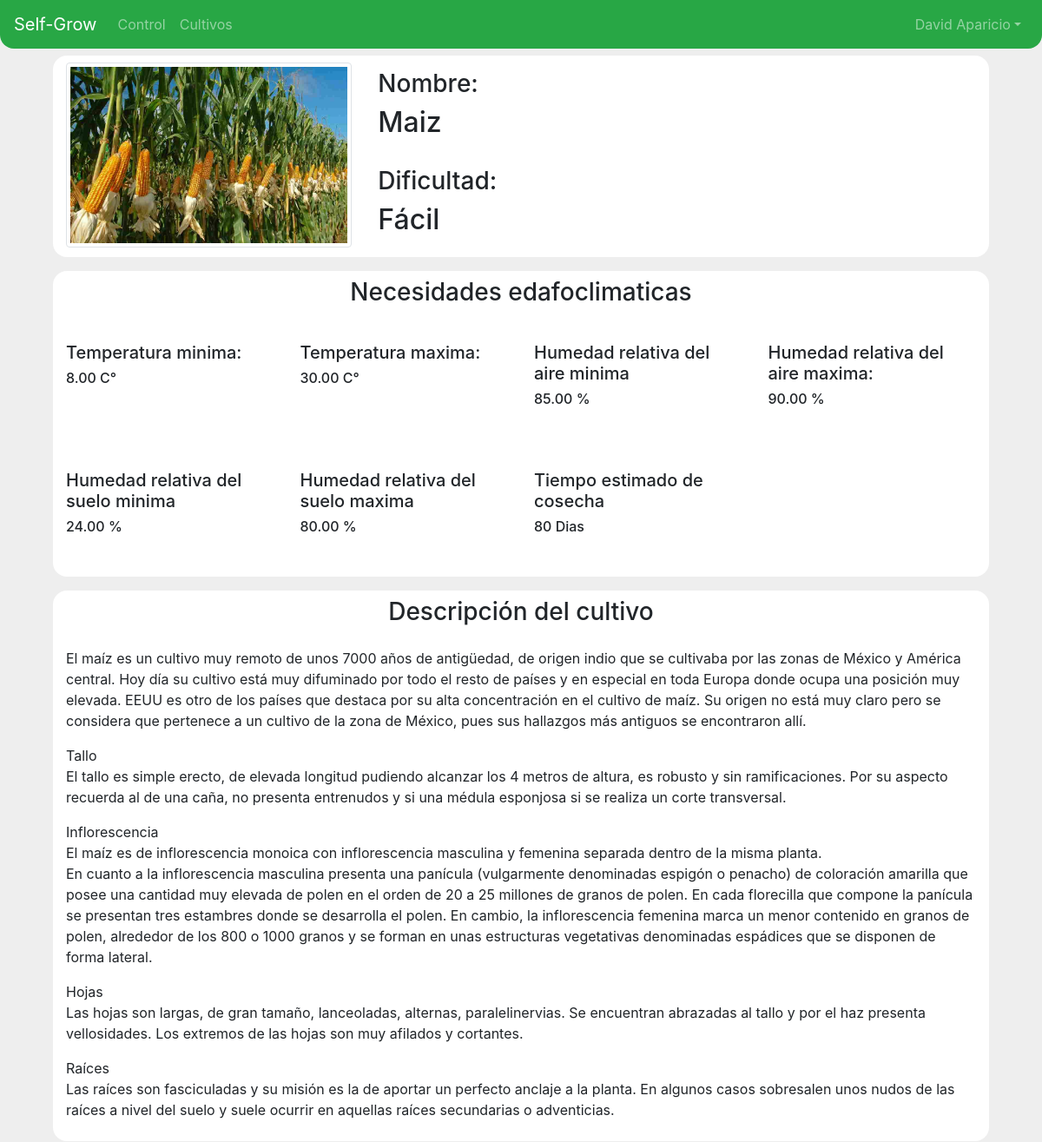
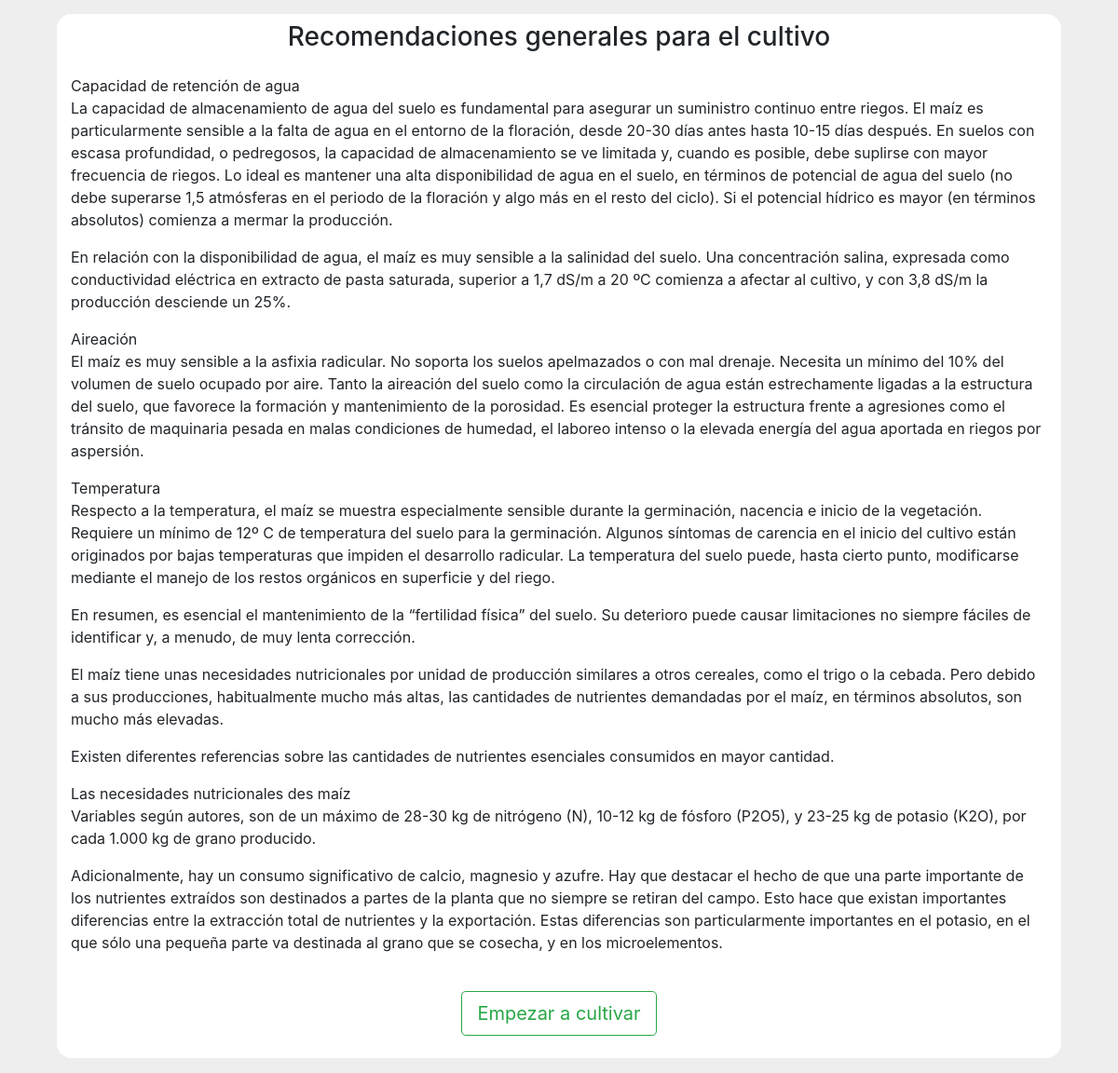
The page /cultivos/1 (signed in) on the database its author committed (2 pictures, top to bottom).
### usuarios/models.py (models this page shows, shortened)
class Usuario(AbstractUser):
    token = models.CharField(verbose_name='Token de conexión API Blynk', max_length=50)

### cultivos/models.py (models this page shows, shortened)
class Cultivo(models.Model):
    dificultades = (
        ('F', 'Fácil'),
        ('M', 'Medio'),
        ('E', 'Experimentado')
    )
    nombre = models.CharField(verbose_name='Nombre del cultivo', max_length=50)
    descripcion = models.TextField(verbose_name='Descripcion del cultivo', blank=True)
    foto = models.ImageField(verbose_name='Foto', upload_to='fotos_cultivos/', height_field=None, width_field=None, max_length=None)
    temp_max = models.DecimalField(verbose_name='Temperatura maxima del cultivo', max_digits=4, decimal_places=2)
    temp_min = models.DecimalField(verbose_name='Temperatura minima del cultivo', max_digits=4, decimal_places=2)
    hum_aire_max = models.DecimalField(verbose_name='Humedad del aire maxima', max_digits=4, decimal_places=2)
    hum_aire_min = models.DecimalField(verbose_name='Humedad del aire minima', max_digits=4, decimal_places=2)
    hum_suelo_max = models.DecimalField(verbose_name='Humedad del suelo maxima', max_digits=4, decimal_places=2)
    hum_suelo_min = models.DecimalField(verbose_name='Humedad del suelo minima', max_digits=4, decimal_places=2)
    tiempo_cosecha = models.IntegerField(verbose_name="Tiempo estimado de cosecha")
    recomendaciones_generales = models.TextField(verbose_name='Recomendaciones generales para el cultivo', blank=True)
    dificultad = models.CharField(verbose_name='Dificultad del cultivo', choices=dificultades, max_length=50)

### cultivos/views.py (the view)
# urls.py: re_path(r'^cultivos/(?P<pk>\d+)$', CultivoDetailView.as_view(), name='detalle_cultivo')
class CultivoDetailView(DetailView):
    model = Cultivo

### cultivos/templates/cultivos/cultivo_detail.html (shortened to what this page needs)
{% extends 'base.html' %}
{% load static %}
{% block style_content %}
<link rel="stylesheet" href="{% static 'css/CultivoDetail.css' %}">
<link rel="stylesheet" href="{% static 'css/CultivoRegistro.css' %}">
{% endblock style_content %}
{% block content %}
    <section id="section-container">
        <div class="container">
            <div class="row fila">
                <div class="col-12 col-md-4">
                    <img src="{{ cultivo.foto.url }}" alt="Responsive image" class="img-thumbnail">
                </div>
                <div class="col-12 col-md-6 column ¿">
                    <h3>Nombre:</h3>
                    <h2>{{ cultivo.nombre }}</h2><br>
                    <h3>Dificultad:</h3>
                    <h2>{{ cultivo.get_dificultad_display }}</h2>
                </div>
            </div>
            <div class="row fila ">
                <div class="col-12 text-center">
                    <h3>Necesidades edafoclimaticas</h3>
                </div>
                <div class="col-12 col-md-6 col-lg-3 colDatos">
                    <h5>Temperatura minima:</h5>
                    <h6>{{ cultivo.temp_min }} C°</h6>
                </div>
                <div class="col-12 col-md-6 col-lg-3 colDatos">
                    <h5>Temperatura maxima:</h5>
                    <h6>{{ cultivo.temp_max }} C°</h6>
                </div>
                <div class="col-12 col-md-6 col-lg-3 colDatos">
                    <h5>Humedad relativa del aire minima </h5>
                    <h6>{{ cultivo.hum_aire_min }} %</h6>
                </div>
                <div class="col-12 col-md-6 col-lg-3 colDatos">
                    <h5>Humedad relativa del aire maxima:</h5>
                    <h6>{{ cultivo.hum_aire_max}} %</h6>
                </div>
                <div class="col-12 col-md-6 col-lg-3 colDatos">
                    <h5>Humedad relativa del suelo minima</h5>
                    <h6>{{ cultivo.hum_suelo_min }} %</h6>
                </div>
                <div class="col-12 col-md-6 col-lg-3 colDatos">
                    <h5>Humedad relativa del suelo maxima </h5>
                    <h6>{{ cultivo.hum_suelo_max }} %</h6>
                </div>
                <div class="col-12 col-md-6 col-lg-3 colDatos">
                    <h5>Tiempo estimado de cosecha </h5>
                    <h6>{{cultivo.tiempo_cosecha}} Dias</h6>
                </div>
            </div>
            <div class="row fila">
                <div class="col-12 text-center">
                    <h3>Descripción del cultivo</h3>
                </div>
                <div class="col-12">
                    <p>{{ cultivo.descripcion|linebreaks }}</p>
                </div>
            </div>
            <div class="row fila justify-content-center">
                <div class="col-12 text-center">
                    <h3>Recomendaciones generales para el cultivo</h3>
                </div>
                <div class="col-12 mt-3">
                    {{ cultivo.recomendaciones_generales|linebreaks }}
                </div>
                <button type="button" class="btn btn-outline-success btn-lg mt-4 mb-3">Empezar a cultivar</button>
            </div>
        </div>
    </section>
{% endblock content %}

### templates/base.html (shortened to what this page needs)
<!DOCTYPE html>
<html lang="en">
	<head>
		{% load static %}
		<link rel="stylesheet" href="https://stackpath.bootstrapcdn.com/bootstrap/4.5.0/css/bootstrap.min.css">
		<link rel="stylesheet" href="{% static 'css/base.css' %}">
		{% block style_content %}
		{% endblock style_content %}
	</head>
	<body>
		<header id="header-container">
			<div class="container-fluid">
				<nav class="navbar navbar-expand-lg navbar-dark bg-success fixed-top">
					<a class="navbar-brand" href="">Self-Grow</a>
					<div class="collapse navbar-collapse justify-content-between" id="navbarNavDropdown">
						<ul class="navbar-nav">
							<li class="nav-item {{active_pacientes}}">
								<a class="nav-link" href="{% url 'cultivos:control' %}">Control</a>
							</li>
							<li class="nav-item {{active_historias}}">
								<a class="nav-link" href="{% url 'cultivos:listar_cultivos' %}"">Cultivos</a>
							</li>
						</ul>
						<ul class="navbar-nav">
							<li class="nav-item dropdown">
								<a class="nav-link dropdown-toggle" data-toggle="dropdown" href="#" role="button" aria-haspopup="true" aria-expanded="false">{{user.first_name}} {{user.last_name}}</a>
							</li>
						</ul>
					</div>
				</nav>
			</div>
		</header>
		{% block content %}
		{% endblock content %}
	</body>
</html>

### static/css/base.css (style rules this page uses)
* { font-size: 16px; }
body { background-color: #eee; }
nav { border-radius: 0 0 1em 1em; }
#header-container { margin-bottom: 4em; }

### cultivos/static/css/CultivoDetail.css (style rules this page uses)
.fila { margin: 1em; background-color: white; border-radius: 1em; padding: 0.5em 0 0.5em 0; }
.colDatos { margin: 2em 0; }

### cultivos/static/css/CultivoRegistro.css (style rules this page uses)
#section-container { margin: 1em 0; }
.column { border-radius: 1em; background: white; padding-top: 0.5em; padding-bottom: 0.5em; }

### rows shown on the page
Usuario: first_name "David", last_name "Aparicio"
Cultivo: foto (picture), nombre "Maiz", dificultad "Fácil", temp_min "8.00", temp_max "30.00", hum_aire_min "85.00", hum_aire_max "90.00", hum_suelo_min "24.00", hum_suelo_max "80.00", tiempo_cosecha "80", descripcion "El maíz es un cultivo muy remoto de unos 7000 años de antigüedad, de origen indio que se cultivaba por las zonas de México y América central. Hoy día su cultivo está muy difuminado por todo el resto de países y en especial en toda Europa donde ocupa una posición muy elevada. EEUU es otro de los países que destaca por su alta concentración en el cultivo de maíz. Su origen no está muy claro pero se considera que pertenece a un cultivo de la zona de México, pues sus hallazgos más antiguos se encontraron allí. Tallo El tallo es simple erecto, de elevada longitud pudiendo alcanzar los 4 metros de altura, es robusto y sin ramificaciones. Por su aspecto recuerda al de una caña, no presenta…", recomendaciones_generales "Capacidad de retención de agua La capacidad de almacenamiento de agua del suelo es fundamental para asegurar un suministro continuo entre riegos. El maíz es particularmente sensible a la falta de agua en el entorno de la floración, desde 20-30 días antes hasta 10-15 días después. En suelos con escasa profundidad, o pedregosos, la capacidad de almacenamiento se ve limitada y, cuando es posible, debe suplirse con mayor frecuencia de riegos. Lo ideal es mantener una alta disponibilidad de agua en el suelo, en términos de potencial de agua del suelo (no debe superarse 1,5 atmósferas en el periodo de la floración y algo más en el resto del ciclo). Si el potencial hídrico es mayor (en términos…"
